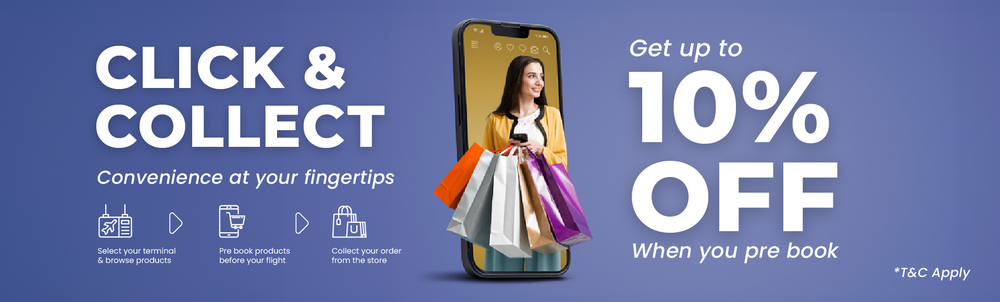
#> input picture C&C Desktop.png, 1000 x 302 px, shrunk from 1920 x 580 before the run
$ python firt_prg.py
#> lines starting #> are read from the running program, lines starting #| are printed output that depends on the picture
import secon_prg
import os
import shutil

# [272 lines of commented-out code are left out]

import numpy as np

# Create a NumPy array
array = np.array([1, 2, 3, 4, 5])

# Perform some operations
print("Array:", array)
print("Sum of array:", np.sum(array))
print("Mean of array:", np.mean(array))
print("Square of array:", np.square(array))
print("Standard Deviation:", np.std(array))
matrix = np.array([[1, 2], [3, 4]])
inverse = np.linalg.inv(matrix)
print("Inverse of matrix:\n", inverse)

array = np.array([[1, 2, 3], [4, 5, 6]])
print("Reshaped array:\n", array.reshape(3, 2))
print("Transposed array:\n", array.T)
array1 = np.array([1, 2, 3])
array2 = np.array([[1], [2], [3]])
print("Broadcasted addition:\n", array1 + array2)
from PIL import Image
import numpy as np

# Load an image and convert to NumPy array
image = Image.open("C&C Desktop.png")
#> image is the input picture: PIL image 1000x302 RGBA; mean R, G, B, A 114.4, 123.1, 166.8, 255
image_array = np.array(image)
print("Image shape:", image_array.shape)
#| Image shape: (302, 1000, 4)
print(np.__version__)

arr = np.array([[[1, 2, 3], [4, 5, 6]], [[7, 8, 9], [10, 11, 12]]])

for x in arr:
  print("x represents the 2-D array:")
  print(x)
import matplotlib.pyplot as plt
import seaborn as sns

sns.distplot([0, 1, 2, 3, 4, 5])

plt.show()
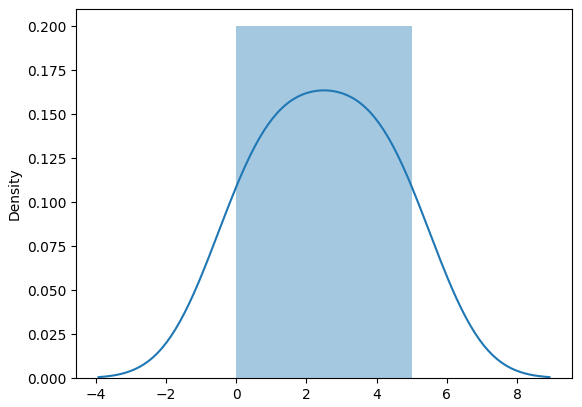
#> figure drawn by matplotlib, 1 panel; curve peaks at x = 2.47, y = 0.164
